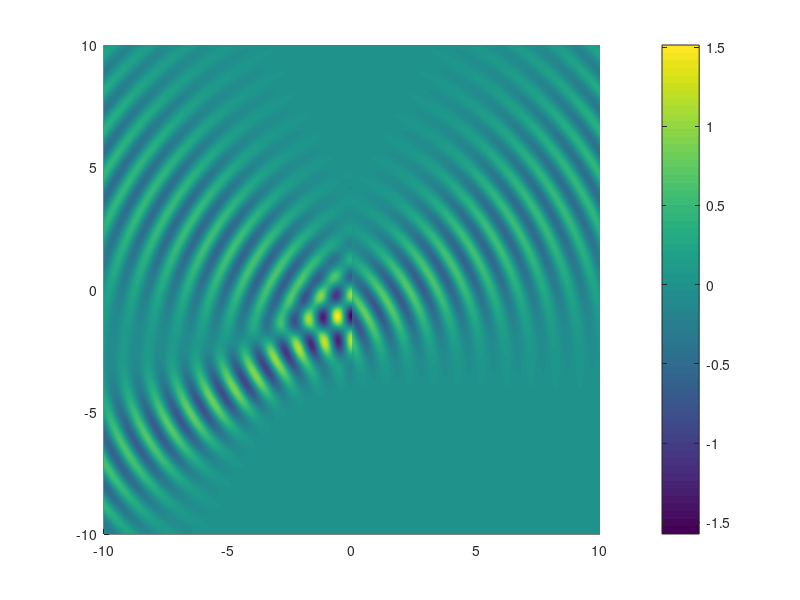

Reproduce this figure in MATLAB.
clear;
clc;

% Parameter settings
width_gaussian_wave = 1; % Width of the Gaussian wave
amplitude = 1;
wave_number = 2*pi; % Wave number
z_axis = linspace(-10, 10, 1000);
x_axis = linspace(-10, 10, 1000);
[z_grid, x_grid] = meshgrid(z_axis, x_axis); % Space grid
sampling_num = 50; % Sampling frequency
theta = pi/6;
refrac_index1 = 1;
refrac_index2 = 1.5;
distance = 5; % distance of OO'

% Initial Gaussian wave
E0 = amplitude*exp(-x_axis.^2 / width_gaussian_wave^2);
% fourier transform
wavenumber_x = linspace(-2*pi,2*pi,100);
E0_wavenumber = 1/(2*sqrt(pi))*exp(-wavenumber_x.^2/4);

index = 0;
E_L = zeros(1000,1000);
E_R = zeros(1000,1000);
for wavenumber_xi = wavenumber_x
    index = index + 1;
    wavenumber_zi = wave_number * sqrt(1 - (wavenumber_xi / wave_number)^2);
    wavenumber_znew = -wavenumber_xi*sin(theta)+wavenumber_zi*cos(theta);
    wavenumber_xnew = wavenumber_xi*cos(theta)+wavenumber_zi*sin(theta);
    EI = E0_wavenumber(index)*exp(1i * (wavenumber_xnew.*(x_grid+3)+wavenumber_znew.*(z_grid+3))).*(z_grid<=0)*0.1257;
    ER = E0_wavenumber(index)*exp(1i * (wavenumber_xnew.*(x_grid+3)-wavenumber_znew.*(z_grid-3))).*(z_grid<=0)*0.1257;
    ET = E0_wavenumber(index)*exp(1i * (wavenumber_xnew.*(x_grid+3)+sqrt(wave_number^2-wavenumber_xnew^2).*z_grid+wavenumber_znew*3)).*(z_grid>0)*0.1257;
    E_L = E_L + EI + ER;
    E_R = E_R + ET;
end

E_real = real(E_L+E_R);                                                                                  

figure;
surf(z_axis,x_axis,E_real);
colorbar;
view(0,90);
shading interp;